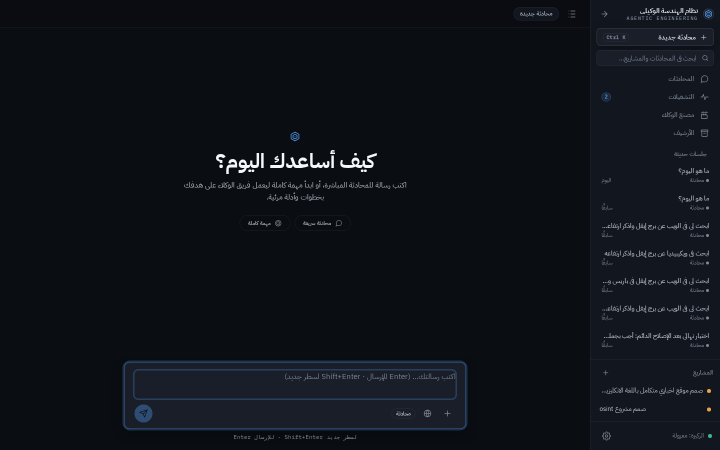
#> input picture docs/ops/aes-remediation/W2-T07/screens/before-control-center.png, 1440 x 900 px, found by its file name (shown at 1/2 size); its folder holds 4 pictures in this run
$ python w2t07_pixel_diff.py
#> lines starting #> are read from the running program, lines starting #| are printed output that depends on the picture; after the words box and inside, x2 and y2 are one past the last pixel; in counts of white or black regions, pixels touching at a corner belong together; pictures that were not available may be replaced by others from this repository, and a replacement may not be noted
#!/usr/bin/env python3
# -*- coding: utf-8 -*-
"""
W2-T07 خطوة 4 — فرق البكسل الموضوعي قبل/بعد لكل زوج لقطات.
المتوقع حسب سجل التنفيذ: تطابق شبه تام (13 توكنًا جديدًا بقيم حرفية مطابقة)
مع انحرافات موثقة ≤0.05 ألفا أو ≤4/255 قناة في 19 موضعًا (غير مُدرَكة بصريًا).
المخرجات: جدول لكل زوج (بكسلات مختلفة / أقصى فرق قناة / نسبة الاختلاف).
"""
import json
import os

from PIL import Image, ImageChops

SCREENS = "/home/z/my-project/download/aes-remediation/W2-T07/screens"
OUT = "/home/z/my-project/download/aes-remediation/W2-T07/20261027-pixel-diff.json"

NAMES = [
    "control-center", "control-center-mobile", "factory",
    "project-2", "project-2-mobile", "settings-drawer",
]


def pair_stats(name):
#> called with name = 'control-center'
    b = Image.open(os.path.join(SCREENS, f"before-{name}.png")).convert("RGB")
#> b is the input picture: PIL image 1440x900 RGB; mean R, G, B 14.6, 18.3, 24.6
    a = Image.open(os.path.join(SCREENS, f"after-{name}.png")).convert("RGB")
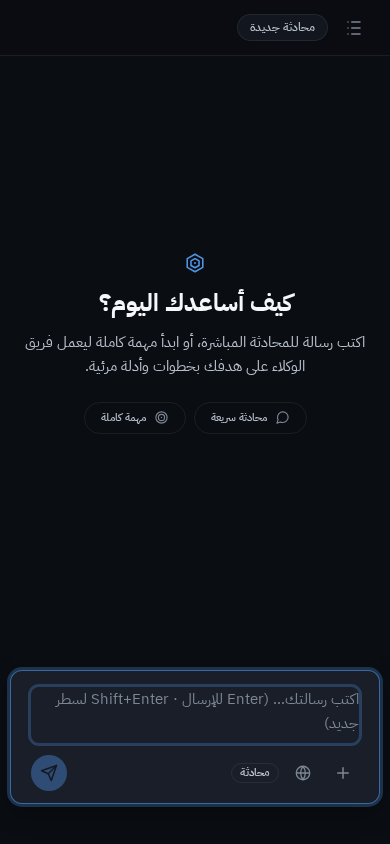
#> input picture docs/ops/aes-remediation/W2-T07/screens/before-control-center-mobile.png, 390 x 844 px, given in place of after-control-center.png, which was not available
#> a is the input picture: PIL image 390x844 RGB; mean R, G, B 15, 18.8, 25.3
    size_match = b.size == a.size
#> size_match = False
    if not size_match:
        # وحّد الأبعاد للمقارنة (التطابق المتوقع يشمل الأبعاد)
        w, h = min(b.width, a.width), min(b.height, a.height)
#> w = 390; h = 844
        b, a = b.crop((0, 0, w, h)), a.crop((0, 0, w, h))
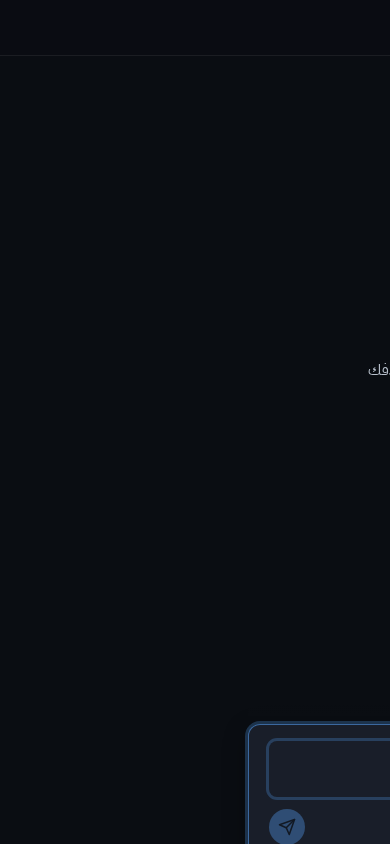
#> b: PIL image 390x844 RGB; mean R, G, B 11, 14.2, 19.8
    diff = ImageChops.difference(b, a)
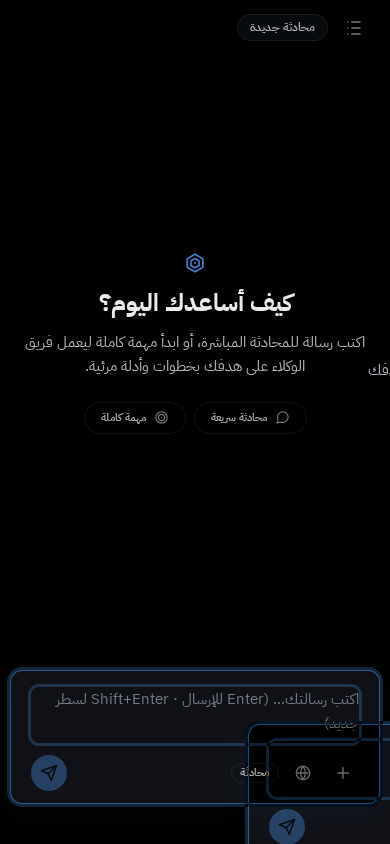
#> diff: PIL image 390x844 RGB; mean R, G, B 5, 6, 7.6
    bbox = diff.getbbox()
#> bbox = (0, 14, 390, 844)
    hist = diff.histogram()  # لكل قناة 256 سلة
#> hist = 768 values, max 259348 at index 0, min 0 at index 177, mean 1285.8
    total_px = b.width * b.height
#> total_px = 329160
    # بكسلات مختلفة = أي بكسل ليست قنواته الثلاث صفرًا
    diff_px = sum(1 for i in range(0, len(hist), 256) if False for _ in [0])  # placeholder
#> diff_px = 0
    # حساب أدق عبر مصفوفة
    import numpy as np
    arr = np.asarray(diff)
    nonzero_mask = arr.any(axis=2)
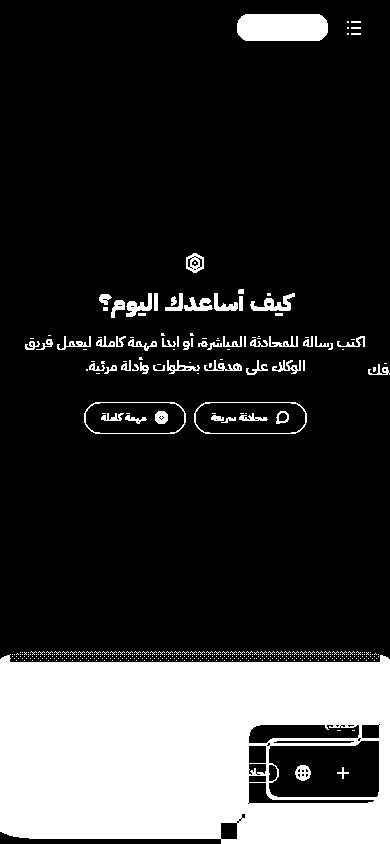
#> nonzero_mask: shape (844, 390) bool; 21.3% white; 479 white regions (418 under 20 px), largest, box (x1, y1, x2, y2) and area: (0, 654, 390, 844) 60989, (237, 14, 328, 41) 2336, (250, 293, 295, 311) 361
    diff_px = int(nonzero_mask.sum())
#> diff_px = 70031
    max_delta = int(arr.max()) if arr.size else 0
#> max_delta = 235
    return {
        "size": f"{b.width}x{b.height}",
        "size_match": bool(size_match),
        "diff_bbox": str(bbox),
        "diff_pixels": diff_px,
        "diff_pixels_pct": round(100.0 * diff_px / total_px, 4),
        "max_channel_delta": max_delta,
        "verdict": "IDENTICAL" if diff_px == 0 else
                   ("IMPERCEPTIBLE" if max_delta <= 4 and diff_px_pct_small(diff_px, total_px) else "CHECK"),
    }


def diff_px_pct_small(dp, total):
    return 100.0 * dp / total < 5.0


def main():
    results = {}
    for n in NAMES:
        results[n] = pair_stats(n)
        print(n, "->", results[n])
#| control-center -> {'size': '390x844', 'size_match': False, 'diff_bbox': '(0, 14, 390, 844)', 'diff_pixels': 70031, 'diff_pixels_pct': 21.2757, 'max_channel_delta': 235, 'verdict': 'CHECK'}
#> pass 3 of the loop in main, `for n in NAMES:`:
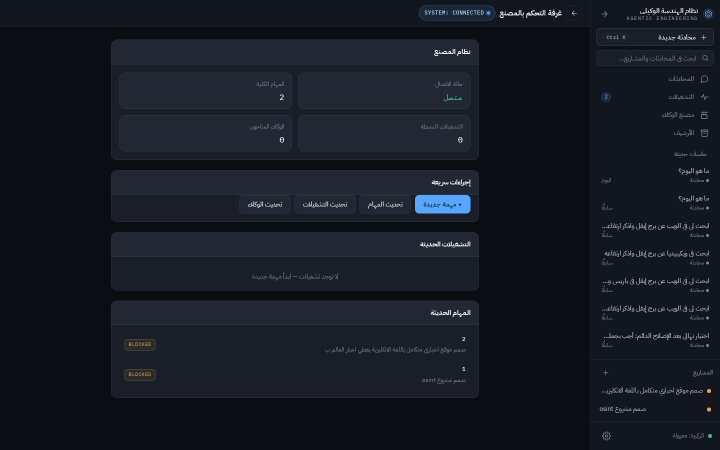
#> input picture docs/ops/aes-remediation/W2-T07/screens/before-factory.png, 1440 x 900 px, found by its file name (shown at 1/2 size)
#> in pair_stats, b is the input picture: PIL image 1440x900 RGB; mean R, G, B 21, 25.9, 34.3
#> in pair_stats (call 3), `diff = ImageChops.difference(b, a)`:
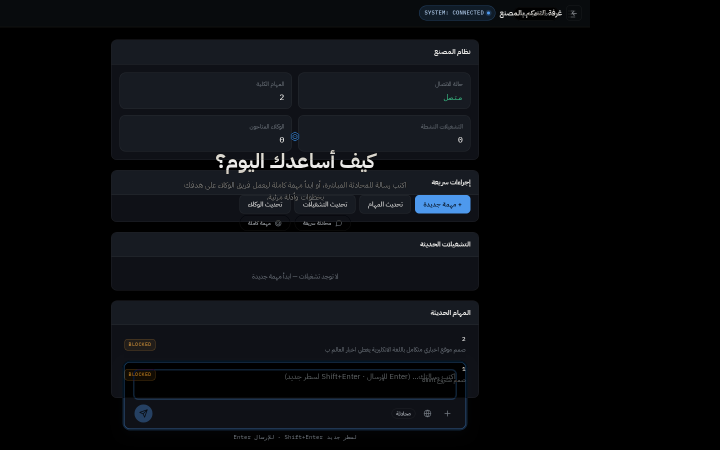
#> diff: PIL image 1440x900 RGB (shown at 1/2 size); mean R, G, B 9.6, 11.3, 14.1
#> bbox = (0, 0, 1180, 893)
#> hist = 768 values, max 718416 at index 0, min 0 at index 236, mean 5062.5
#> in pair_stats (call 3), `diff_px = sum(1 for i in range(0, len(hist), 256) if False for _ in [0])`: diff_px = 0
#> in pair_stats (call 3), `nonzero_mask = arr.any(axis=2)`:
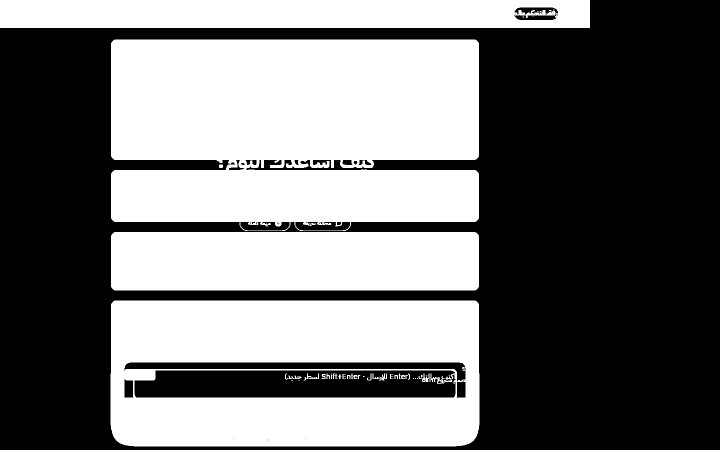
#> nonzero_mask: shape (900, 1440) bool (shown at 1/2 size); 44.8% white; 45 white regions (16 under 20 px), largest, box (x1, y1, x2, y2) and area: (222, 79, 958, 462) 257372, (221, 601, 959, 893) 170406, (222, 464, 958, 581) 86020
#> in pair_stats (call 3), `diff_px = int(nonzero_mask.sum())`: diff_px = 580008
#> max_delta = 237
#| factory -> {'size': '1440x900', 'size_match': True, 'diff_bbox': '(0, 0, 1180, 893)', 'diff_pixels': 580008, 'diff_pixels_pct': 44.7537, 'max_channel_delta': 237, 'verdict': 'CHECK'}
#> the loop made 4 passes; the first 3 are shown
    with open(OUT, "w") as f:
        json.dump({"task": "W2-T07 step4 — pixel diff before/after", "pairs": results}, f, ensure_ascii=False, indent=2)
    print("PIXEL_DIFF_DONE")


if __name__ == "__main__":
#> (the run stopped early here; a loop or call above may not have finished)
